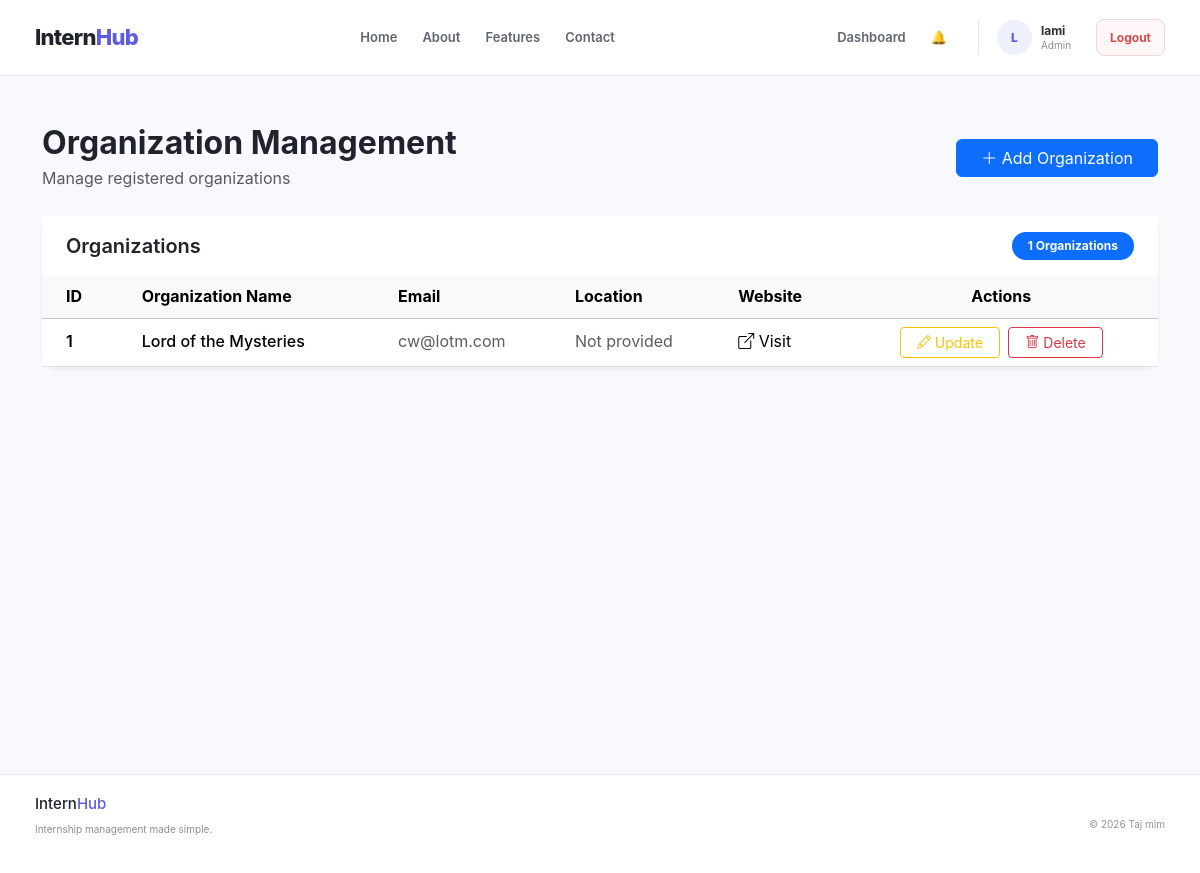
The app's page /CRUD_org/ (signed in), older data.
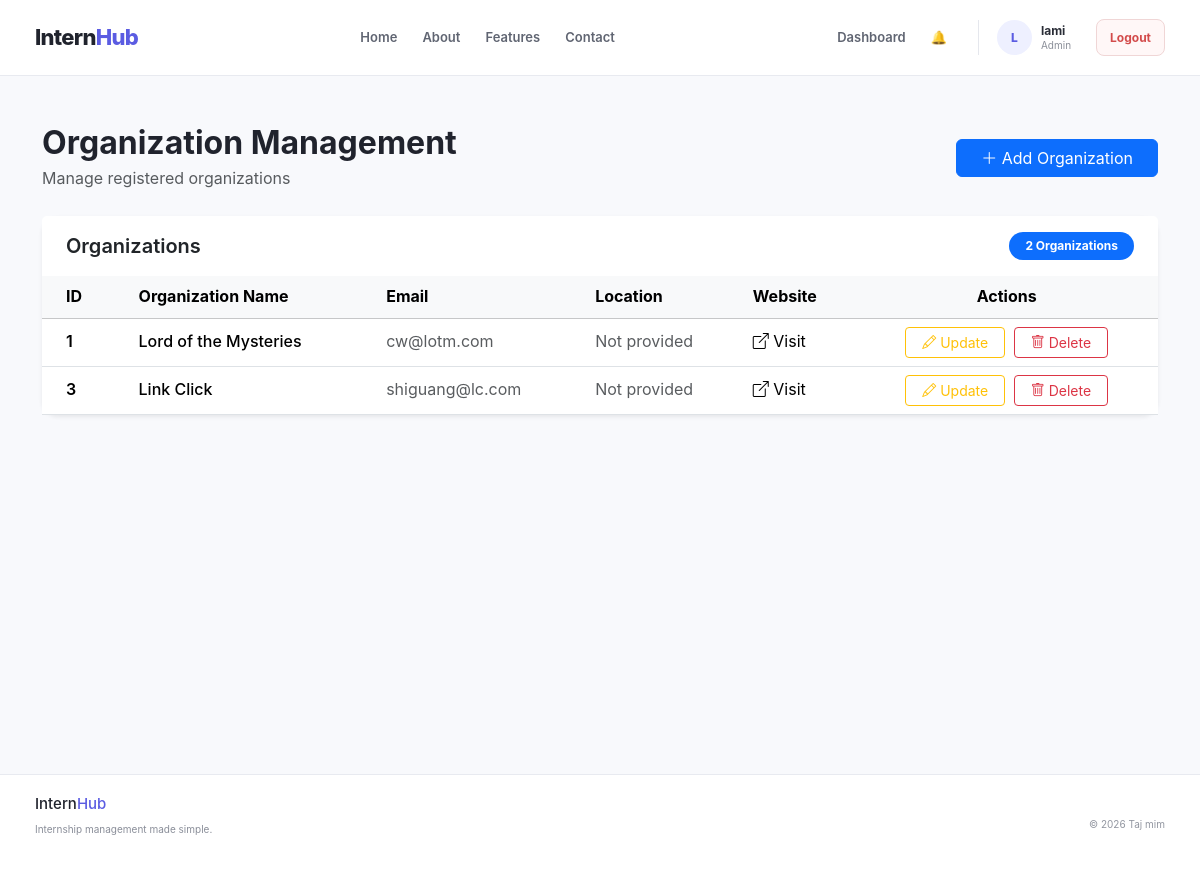
The same page, newer data.
### accounts/models.py (models this page shows, shortened)
class Organization(models.Model):
    organization_id = models.AutoField(
        primary_key=True
    )
    organization_name = models.CharField(
        max_length=255
    )
    website = models.URLField(
        blank=True,
        null=True
    )
    user = models.OneToOneField(
        User,
        on_delete=models.CASCADE,
        related_name="organization",
        limit_choices_to={"role": User.Role.COMPANY}
    )

class User(AbstractUser):
    class Role(models.TextChoices):
        STUDENT = "STUDENT", "Student"
        COMPANY = "COMPANY", "Company"
        ADMIN = "ADMIN", "Admin"
    email = models.EmailField(unique=True)
    role = models.CharField(
        max_length=20,
        choices=Role.choices,
        default=Role.STUDENT
    )
    objects = CustomUserManager()

### internship/views.py (the view)
# urls.py: path("CRUD_org/", views.CRUD_org, name="CRUD_org"),
@login_required
def CRUD_org(request):
    if request.user.role != User.Role.ADMIN:
        return redirect("dashboard")
    organizations = Organization.objects.select_related(
        "user"
    ).order_by(
        "organization_id"
    )
    return render(
        request,
        "CRUD_org.html",
        {
            "organizations": organizations
        }
    )

### accounts/context_processors.py (called while the page is built)
def notifications(request):
    if not request.user.is_authenticated:
        return {
            "unread_notifications_count": 0,
            "nav_notifications": [],
        }
    user_notifications = Notification.objects.filter(
        user=request.user
    )
    return {
        "unread_notifications_count": user_notifications.filter(
            is_read=False
        ).count(),
        "nav_notifications": user_notifications[:5],
    }

### internship/templates/CRUD_org.html (shortened to what this page needs)
{% extends "accounts/base.html" %}
{% block content %}
<div class="container mt-5">
<div class="d-flex justify-content-between align-items-center mb-4">
    <div>
        <h2 class="fw-bold mb-1">Organization Management</h2>
        <p class="text-muted mb-0">
            Manage registered organizations
        </p>
    </div>
    <a href="{% url 'organization_add' %}" class="btn btn-primary px-4">
        <i class="bi bi-plus-lg"></i>
        Add Organization
    </a>
</div>
<div class="card border-0 shadow-sm rounded-4">
    <div class="card-header bg-white border-0 py-3 px-4">
        <div class="d-flex justify-content-between align-items-center">
            <h5 class="mb-0 fw-semibold">
                Organizations
            </h5>
            <span class="badge bg-primary rounded-pill px-3 py-2">
                {{ organizations|length }} Organizations
            </span>
        </div>
    </div>
    <div class="card-body p-0">
        <div class="table-responsive">
            <table class="table table-hover align-middle mb-0">
                <thead class="table-light">
                    <tr>
                        <th class="px-4">ID</th>
                        <th>Organization Name</th>
                        <th>Email</th>
                        <th>Location</th>
                        <th>Website</th>
                        <th class="text-center">Actions</th>
                    </tr>
                </thead>
                <tbody>
    {% for organization in organizations %}
    <tr>
        <td class="px-4 fw-semibold">
            {{ organization.organization_id }}
        </td>
        <td>
            <div class="fw-medium">
                {{ organization.organization_name }}
            </div>
        </td>
        <td class="text-muted">
            {{ organization.user.email }}
        </td>
        <td>
            <span class="text-muted">
                Not provided
            </span>
        </td>
        <td>
            {% if organization.website %}
                <a
                    href="{{ organization.website }}"
                    target="_blank"
                    class="text-decoration-none"
                >
                    <i class="bi bi-box-arrow-up-right"></i>
                    Visit
                </a>
            {% else %}
                <span class="text-muted">
                    Not provided
                </span>
            {% endif %}
        </td>
        <td class="text-center">
            <a
                href="{% url 'organization_edit' organization.organization_id %}"
                class="btn btn-sm btn-outline-warning me-1 px-3"
            >
                <i class="bi bi-pencil"></i>
                Update
            </a>
            <form
                method="POST"
                action="{% url 'organization_delete' organization.organization_id %}"
                class="d-inline"
            >
                <button
                    type="submit"
                    class="btn btn-sm btn-outline-danger px-3"
                    onclick="return confirm('Are you sure you want to delete this organization?');"
                >
                    <i class="bi bi-trash"></i>
                    Delete
                </button>
            </form>
        </td>
    </tr>
    {% endfor %}
</tbody>
            </table>
        </div>
    </div>
</div>
</div>
{% endblock %}

Row changes from the older to the newer data that the page shows:
added Organization: organization_id "3", organization_name "Link Click", user.email "shiguang@lc.com"
Text that changed along with them:
{{ organizations|length }}: "1" → "2"
